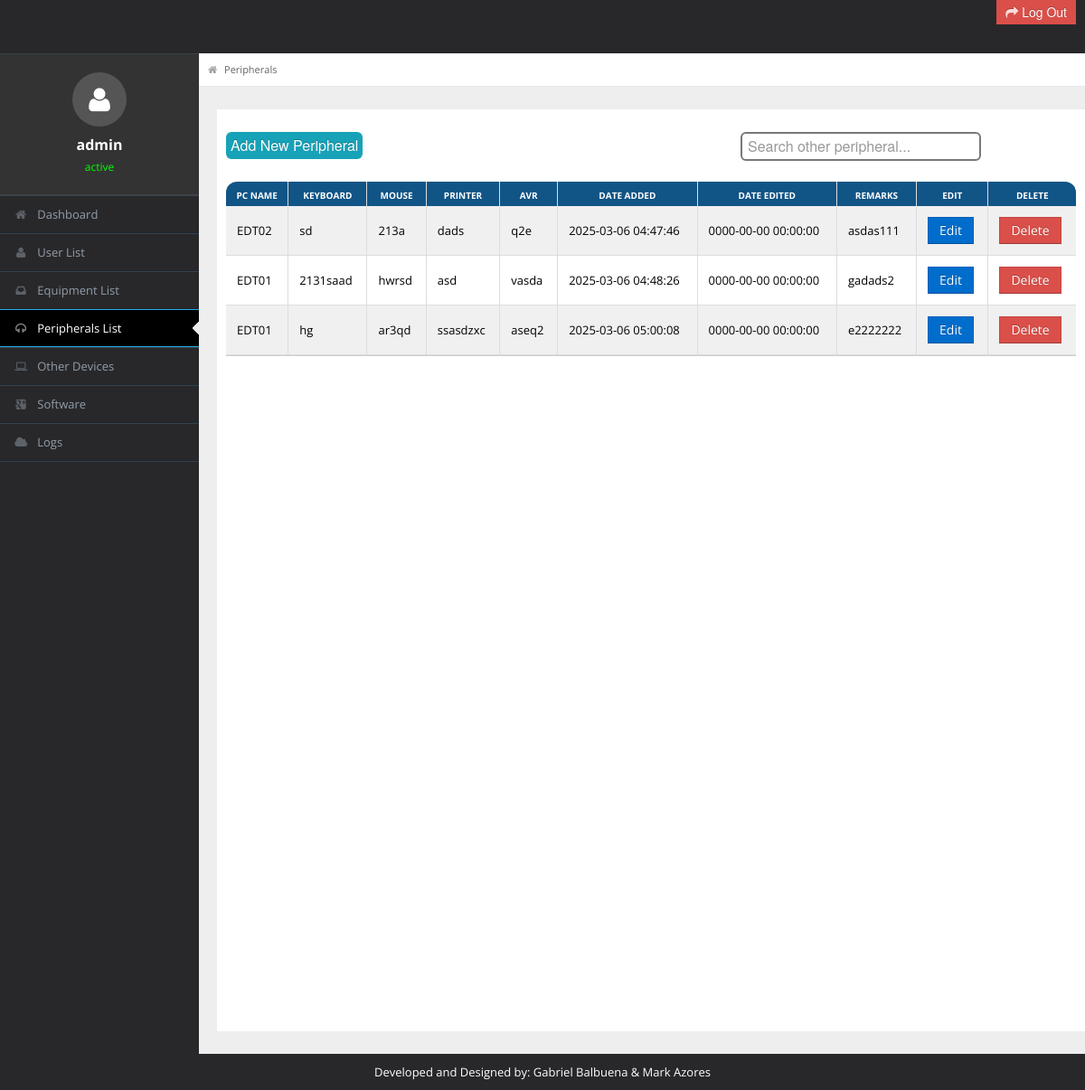
Screenshot of /admin/peripherals.php (signed in) with the database file from the repository.
### tables this page shows
CREATE TABLE `user_registration` (
  `user_id` int(11) NOT NULL,
  `firstname` varchar(50) NOT NULL,
  `lastname` varchar(50) NOT NULL,
  `username` varchar(50) NOT NULL,
  `password` varchar(50) NOT NULL,
  `department` varchar(50) NOT NULL,
  `role` varchar(10) NOT NULL,
  `status` varchar(10) NOT NULL
);

CREATE TABLE `peripherals` (
  `peripheral_id` int(11) NOT NULL,
  `keyboard` varchar(50) DEFAULT NULL,
  `mouse` varchar(50) DEFAULT NULL,
  `printer` varchar(50) DEFAULT NULL,
  `avr` varchar(50) DEFAULT NULL,
  `peripheral_dateadded` timestamp NOT NULL DEFAULT current_timestamp(),
  `peripheral_dateaedited` timestamp NOT NULL DEFAULT current_timestamp() ON UPDATE current_timestamp(),
  `equipment_id` int(11) DEFAULT NULL,
  `peripheral_remarks` text NOT NULL
);

CREATE TABLE `equipment` (
  `equipment_id` int(11) NOT NULL,
  `pcname` varchar(50) NOT NULL,
  `assigneduser` varchar(50) NOT NULL,
  `processor` varchar(50) NOT NULL,
  `motherboard` varchar(50) NOT NULL,
  `ram` varchar(50) NOT NULL,
  `hdd` varchar(50) NOT NULL,
  `ssd` varchar(50) NOT NULL,
  `gpu` varchar(50) NOT NULL,
  `psu` varchar(50) NOT NULL,
  `pccase` varchar(50) NOT NULL,
  `monitor` varchar(50) NOT NULL,
  `lancard` varchar(50) NOT NULL,
  `wificard` varchar(50) NOT NULL,
  `macaddress` varchar(50) NOT NULL,
  `osversion` varchar(50) NOT NULL,
  `msversion` varchar(50) NOT NULL,
  `windows_key` varchar(50) NOT NULL,
  `ms_key` varchar(50) NOT NULL,
  `date_added` timestamp NOT NULL DEFAULT current_timestamp(),
  `date_edited` timestamp NOT NULL DEFAULT current_timestamp() ON UPDATE current_timestamp(),
  `equipment_remarks` text NOT NULL
);

### admin/peripherals.php (the view, shortened to what this page needs)
<?php
include "header.php";
include "../admin/connection.php";
?>
<div id="content">
    <div id="content-header">
        <div id="breadcrumb"><a href="peripherals.php" class="tip-bottom"><i class="icon-home"></i> Peripherals</a></div>
    </div>
    <div class="container-fluid">
        <div class="row-fluid" style="background-color: white; min-height: 1000px; padding:10px;">
            <div class="span12">
                <div id="searchContainer">
                    <input type="text" id="searchInput" placeholder="Search other peripheral..." onkeyup="searchPeripherals()">
                </div>
                <button id="toggleFormButton" class="btn btn-primary" onclick="toggleForm()">Add New Peripheral</button>
                <div class="widget-content nopadding" style="margin-top: 20px;">
                    <div style="overflow-x: auto;">
                        <table class="table table-bordered table-striped">
                            <thead>
                                <tr>
                                    <th>PC Name</th>
                                    <th>Keyboard</th>
                                    <th>Mouse</th>
                                    <th>Printer</th>
                                    <th>AVR</th>
                                    <th>Date Added</th>
                                    <th>Date Edited</th>
                                    <th>Remarks</th>
                                    <th>EDIT</th>
                                    <th>DELETE</th>
                                </tr>
                            </thead>
                            <tbody id="peripheralTableBody">
                                <?php
                                $res = mysqli_query($link, "SELECT p.*, e.pcname FROM peripherals p
                                                            JOIN equipment e ON p.equipment_id = e.equipment_id");
                                while ($row = mysqli_fetch_array($res)) {
                                ?>
                                <tr>
                                    <td><?php echo $row["pcname"]; ?></td>
                                    <td>
                                        <?php
                                        if ($row["keyboard"] == "None") {
                                            echo $row["keyboard"];
                                        } else {
                                            echo "<a href='keyboard.php?equipment_id=" . urlencode($row['equipment_id']) . "'>" . $row["keyboard"] . "</a>";
                                        }
                                        ?>
                                    </td>
                                    <td>
                                        <?php
                                        if ($row["mouse"] == "None") {
                                            echo $row["mouse"];
                                        } else {
                                            echo "<a href='mouse.php?equipment_id=" . urlencode($row['equipment_id']) . "'>" . $row["mouse"] . "</a>";
                                        }
                                        ?>
                                    </td>
                                    <td>
                                        <?php
                                        if ($row["printer"] == "None") {
                                            echo $row["printer"];
                                        } else {
                                            echo "<a href='printer.php?equipment_id=" . urlencode($row['equipment_id']) . "'>" . $row["printer"] . "</a>";
                                        }
                                        ?>
                                    </td>
                                    <td>
                                        <?php
                                        if ($row["avr"] == "None") {
                                            echo $row["avr"];
                                        } else {
                                            echo "<a href='avr.php?equipment_id=" . urlencode($row['equipment_id']) . "'>" . $row["avr"] . "</a>";
                                        }
                                        ?>
                                    </td>
                                    <td><?php echo $row["peripheral_dateadded"]; ?></td>
                                    <td><?php echo $row["peripheral_dateaedited"] ? $row["peripheral_dateaedited"] : 'N/A'; ?></td>
                                    <td><?php echo $row["peripheral_remarks"]; ?></td>
                                    <td>
                                        <?php
                                        if ($row["keyboard"] == "None" && $row["mouse"] == "None" && $row["printer"] == "None" && $row["avr"] == "None") {
                                            echo "Not editable";
                                        } else {
                                            echo "<a href='edit_peripheral.php?peripheral_id=" . $row['peripheral_id'] . "' class='btn btn-primary'>Edit</a>";
                                        }
                                        ?>
                                    </td>
                                    <td>
                                        <a href="delete_peripheral.php?peripheral_id=<?php echo $row['peripheral_id']; ?>"
                                        class="btn btn-danger"
                                        onclick="return confirm('Are you sure you want to delete this peripheral?');">
                                            Delete
                                        </a>
                                    </td>
                                </tr>
                                <?php } ?>
                            </tbody>
                        </table>
                    </div>
                </div>
            </div>
        </div>
    </div>
</div>
<?php
include "footer.php";
?>

### admin/header.php (shortened to what this page needs)
<?php
include "../admin/connection.php";
$current_page = basename($_SERVER['PHP_SELF']);
$username = isset($_SESSION['username']) ? $_SESSION['username'] : "Guest";
$status = "Active";
if (isset($_SESSION['user_id'])) {
    $user_id = intval($_SESSION['user_id']);
    $query = "SELECT status FROM user_registration WHERE user_id = $user_id";
    $result = mysqli_query($link, $query);
    if ($result && mysqli_num_rows($result) > 0) {
        $row = mysqli_fetch_assoc($result);
        $status = $row['status'];
    }
}
?>
<!DOCTYPE html>
<html lang="en">
<head>
    <link rel="stylesheet" href="css/bootstrap.min.css"/>
    <link rel="stylesheet" href="css/bootstrap-responsive.min.css"/>
    <link rel="stylesheet" href="css/fullcalendar.css"/>
    <link rel="stylesheet" href="css/matrix-style.css"/>
    <link rel="stylesheet" href="css/matrix-media.css"/>
    <link href="font-awesome/css/font-awesome.css" rel="stylesheet"/>
    <link rel="stylesheet" href="css/jquery.gritter.css"/>
</head>
<body>
<div id="header" style="background-color: #28282B; display: flex; justify-content: space-between; padding: 10px;">
</div>
        <div id="sidebar" style="margin-top: 40px;">
            <ul>
        <li style="padding: 20px; text-align: center; background-color: #333; color: white; border-bottom: 1px solid #444;">
            <div style="width: 60px; height: 60px; background-color: #555; border-radius: 50%; display: flex; align-items: center; justify-content: center; margin: 0 auto 10px;">
                <i class="icon icon-user" style="font-size: 30px; color: white;"></i>
            </div>
            <strong style="display: block; font-size: 16px;"><?php echo htmlspecialchars($username); ?></strong>
            <?php
            $status_color = ($status == 'inactive') ? '#FFA500' : '#0f0';
            ?>
            <span style="font-size: 12px; color: <?php echo $status_color; ?>; display: block; margin-top: 5px;">
                <?php echo htmlspecialchars($status); ?>
            </span>
        </li>
        <li class="<?php echo ($current_page == 'dashboard.php') ? 'active' : ''; ?>">
            <a href="dashboard.php"><i class="icon icon-home"></i><span>Dashboard</span></a>
        </li>
        <li class="<?php echo ($current_page == 'add_new_user.php') ? 'active' : ''; ?>">
            <a href="add_new_user.php"><i class="icon icon-user"></i><span>User List</span></a>
        </li>
        <li class="<?php echo ($current_page == 'equipment.php') ? 'active' : ''; ?>">
            <a href="equipment.php"><i class="icon icon-inbox"></i><span>Equipment List</span></a>
        </li>
        <li class="<?php echo ($current_page == 'peripherals.php') ? 'active' : ''; ?>">
            <a href="peripherals.php"><i class="icon icon-headphones"></i><span>Peripherals List</span></a>
        </li>
        <li class="<?php echo ($current_page == 'otherdevices.php') ? 'active' : ''; ?>">
            <a href="otherdevices.php"><i class="icon icon-laptop"></i><span>Other Devices</span></a>
        </li>
        <li class="<?php echo ($current_page == 'software.php') ? 'active' : ''; ?>">
            <a href="software.php"><i class="icon icon-google-plus-sign"></i><span>Software</span></a>
        </li>
        <li class="<?php echo ($current_page == 'logs.php') ? 'active' : ''; ?>">
            <a href="logs.php"><i class="icon icon-cloud"></i><span>Logs</span></a>
        </li>
    </ul>
</div>
<div id="search" style="margin-bottom: 5555px;">
    <form action="logout.php" method="post">
        <button type="submit" class="btn btn-danger">
            <i class="icon icon-share-alt"></i> Log Out
        </button>
    </form>
</div>

### admin/css/matrix-style.css (style rules this page uses)
* { outline:none !important; -moz-outline: none !important; }
html, body { height:100% }
body { overflow-x: hidden; margin-top: -10px; font-family: 'Open Sans', sans-serif; font-size:13px; color:#000000; }
a { color:#000000; }
select, textarea, input[type="text"], input[type="password"], input[type="datetime"], input[type="datetime-local"], input[type="date"], input[type="month"], input[type="time"], input[type="week"], input[type="number"], input[type="email"], input[type="url"], input[type="search"], input[type="tel"], input[type="color"], .uneditable-input, .label, .dropdown-menu, .btn, .well, .progress, .table-bordered, .btn-group > .btn:first-child, .btn-group > .btn:last-child, .btn-group > .btn:last-child, .btn-group > .dropdown-toggle, .alert { border-radius:0px; }
.btn, textarea, input[type="text"], input[type="password"], input[type="datetime"], input[type="datetime-local"], input[type="date"], input[type="month"], input[type="time"], input[type="week"], input[type="number"], input[type="email"], input[type="url"], input[type="search"], input[type="tel"], input[type="color"], .uneditable-input { box-shadow:none; }
.progress, .progress-success .bar, .progress .bar-success, .progress-warning .bar, .progress .bar-warning, .progress-danger .bar, .progress .bar-danger, .progress-info .bar, .progress .bar-info, .btn, .btn-primary { background-image:none; }
#header { height: 77px; position: relative; width: 100%; z-index: -9; }
#search { position: absolute; z-index: 25; top: 6px; right:10px; }
#search button { border: 0; margin-left:-3px; margin-top: -11px; padding: 5px 10px 4px; }
#search button i { opacity: 0.8; color:#fff; }
#user-nav > ul > li > a > i, #sidebar li a i { opacity: .5; margin-top: 2px; }
#sidebar { display: block; float: left; width: 220px; position: absolute; top: 19px; left: 0; }
#sidebar > ul { list-style: none; margin: 0px 0 0; padding: 0; position: absolute; width: 220px; }
#sidebar > ul > li { display: block; position: relative; }
#sidebar > ul > li > a { padding: 10px 0 10px 15px; display: block; color: #939da8; }
#sidebar > ul > li > a > i { margin-right: 10px; }
#sidebar > ul > li.active > a { background: url("../img/menu-active.png") no-repeat scroll right center transparent !important; text-decoration:none; }
#content { background: none repeat scroll 0 0 #eeeeee; margin-left: 220px; margin-right: 0; padding-bottom: 25px; position: relative; min-height:100%; width: auto; }
#content-header { position: abslute; width: 100%; margin-top: -38px; z-index: 20; }
.container-fluid .row-fluid:first-child { margin-top: 20px; }
#breadcrumb { background-color: #fff; border-bottom: 1px solid #e3ebed; margin-bottom:5px; }
#breadcrumb a { padding: 8px 20px 8px 10px; display: inline-block; background-image: url('../img/breadcrumb.png'); background-position: center right; background-repeat: no-repeat; font-size: 11px; color: #666666; }
#breadcrumb a:last-child { background-image:none; }
#breadcrumb a i { margin-right: 5px; opacity: .6; }
.stat-boxes .peity_bar_good, .stat-boxes .peity_line_good, { color: #459D1C; }
.widget-content { padding:15px; border-bottom: 1px solid #cdcdcd; }
.table th { height: auto; font-size: 10px; padding: 5px 10px 2px; border-bottom: 0; text-align: center; color: #ffffff; }
.nopadding { padding: 0 !important; }
.nopadding .table { margin-bottom: 0; }
.nopadding .table-bordered { border: 0; }
form { margin-bottom: 0; }

### admin/css/matrix-media.css (style rules this page uses)
body { background:#28282B; }
#header { background-color: #1f262d; margin-top:10px; }
#sidebar > ul { border-bottom: 1px solid #37414b }
#sidebar > ul > li { border-top: 1px solid #37414b; border-bottom: 1px solid #1f262d; }
#sidebar > ul > li.active { background-color: #000000; border-bottom: 1px solid #27a9e3; border-top: 1px solid #27a9e3; }
#sidebar > ul > li.active a { color:#fff; text-decoration:none; }

### admin/header.php (style rules this page uses)
#searchContainer { position: relative; width: 100%; }
#searchInput { width: 250px; padding: 2x; border: 2px solid rgb(120, 120, 120); border-radius: 6px; font-size: 16px; outline: none; position: absolute; right: 105px; bottom: -57px; }
#toggleFormButton { background-color: #17a2b8; color: white; padding: 5px; border-radius: 6px; font-size: 16px; cursor: pointer; border: none; margin-top: 15px; margin-bottom: 5px; }

### rows the page displays
user_registration: status "active"
peripherals: equipment.pcname "EDT02", keyboard "sd", mouse "213a", printer "dads", avr "q2e", peripheral_dateadded "2025-03-06 04:47:46", peripheral_dateaedited "0000-00-00 00:00:00", peripheral_remarks "asdas111"
peripherals: equipment.pcname "EDT01", keyboard "2131saad", mouse "hwrsd", printer "asd", avr "vasda", peripheral_dateadded "2025-03-06 04:48:26", peripheral_dateaedited "0000-00-00 00:00:00", peripheral_remarks "gadads2"
peripherals: equipment.pcname "EDT01", keyboard "hg", mouse "ar3qd", printer "ssasdzxc", avr "aseq2", peripheral_dateadded "2025-03-06 05:00:08", peripheral_dateaedited "0000-00-00 00:00:00", peripheral_remarks "e2222222"

### other values shown
$username "admin"
